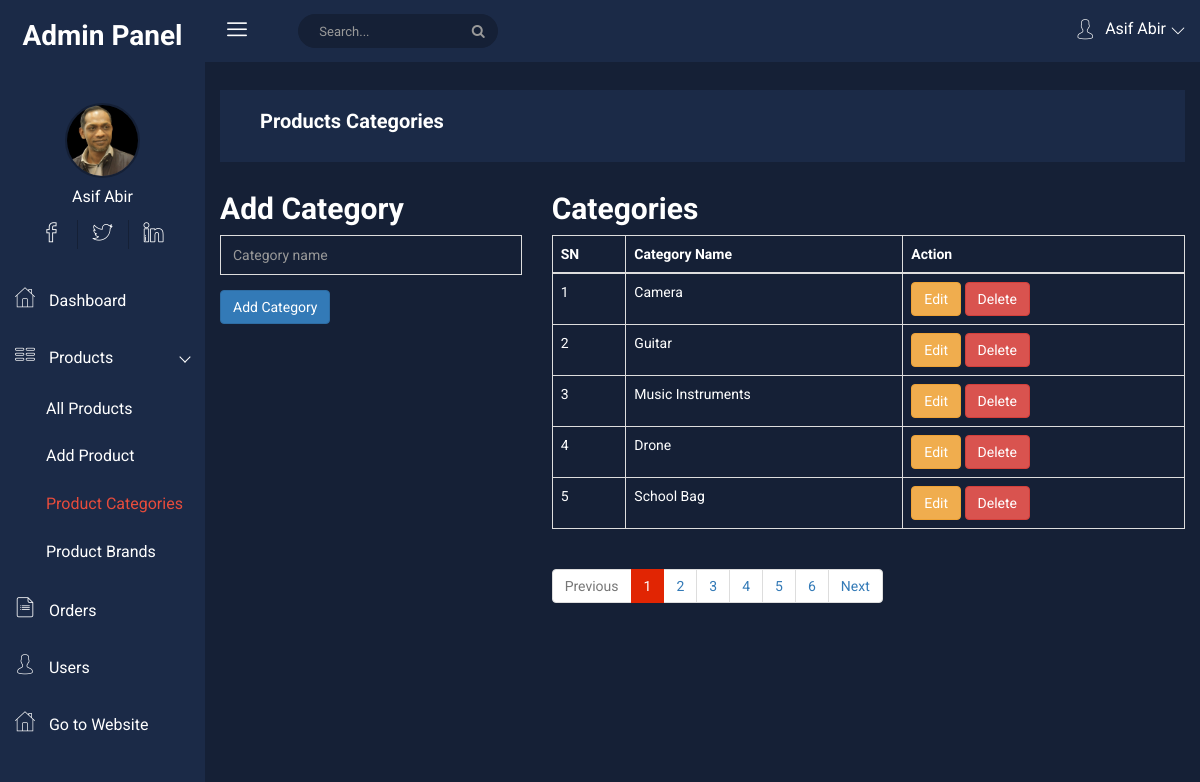
The app's page /project/admin/products-categories.php?page=1 (signed in) with its own data.
### tables this page shows
CREATE TABLE `categories` (
  `id` int(11) NOT NULL,
  `name` varchar(255) NOT NULL
);

### project/admin/products-categories.php (the view, shortened to what this page needs)
<?php
require_once "./header.php";
$pageNumber = isset($_GET['page']) ? $_GET['page'] : null;
?>
<?php require_once "./sidebar.php" ?>
<div class="all-content-wrapper" style="color: white;">
    <div class="container-fluid">
        <div class="row">
            <div class="col-lg-12 col-md-12 col-sm-12 col-xs-12">
                <div class="logo-pro">
                    <a href="index.html"><img class="main-logo" src="img/logo/logo.png" alt="" /></a>
                </div>
            </div>
        </div>
    </div>
    <?php
    require_once "./top-header.php";
    ?>
    <div class="container-fluid">
        <?php if (!isset($_GET['editId']) && !isset($_GET['deleteId'])) { ?>
            <div class="row">
                <div class="col-md-4">
                    <h2 class="">Add Category</h2>
                    <form action="" method="post">
                        <div class="form-group-inner">
                            <input type="text" class="form-control" id="category" name="category" placeholder="Category name">
                        </div>
                        <button type="submit" class="btn btn-primary" name="addCat">Add Category</button>
                    </form>
                </div>
                <div class="col-md-8">
                    <h2 class="">Categories</h2>
                    <table class="table table-bordered">
                        <thead>
                            <tr>
                                <th>SN</th>
                                <th>Category Name</th>
                                <th>Action</th>
                            </tr>
                        </thead>
                        <tbody>
                            <?php
                            $limit = 5;
                            $offset = ($pageNumber - 1) * $limit;
                            $sql = "SELECT * FROM categories";
                            $selectAll = $conn->query($sql);
                            $totalPages = ceil($selectAll->num_rows / $limit);
                            $sql = "SELECT * FROM categories ORDER BY `id` DESC LIMIT $offset, $limit";
                            $result = $conn->query($sql);
                            $sn = $offset + 1;
                            if ($result->num_rows > 0) {
                                while ($row = $result->fetch_assoc()) {
                            ?>
                                    <tr>
                                        <td><?= $sn++ ?></td>
                                        <td><?php echo $row['name'] ?></td>
                                        <td>
                                            <a href="./products-categories.php?page=<?= $pageNumber ?>&editId=<?= $row['id'] ?>" class="btn btn-warning">Edit</a>
                                            <a href="./products-categories.php?page=<?= $pageNumber ?>&deleteId=<?= $row['id'] ?>" class="btn btn-danger">Delete</a>
                                        </td>
                                    </tr>
                            <?php
                                }
                            }
                            ?>
                        </tbody>
                    </table>
                    <nav aria-label="Page navigation example">
                        <ul class="pagination">
                            <li class="page-item <?= $pageNumber != 1 ? null : "disabled" ?>"><a class="page-link" href="./products-categories.php?page=<?= $pageNumber != 1 ? $pageNumber - 1 : 1 ?>">Previous</a></li>
                            <?php for ($i = 1; $i <= $totalPages; $i++) { ?>
                                <li class="page-item <?= $i == $pageNumber ? "active" : null ?>"><a class="page-link" href="./products-categories.php?page=<?= $i; ?>"><?= $i ?></a></li>
                            <?php } ?>
                            <li class="page-item <?= $pageNumber != $totalPages ? null : "disabled" ?>"><a class="page-link" href="./products-categories.php?page=<?= $pageNumber != $totalPages ? $pageNumber + 1 : $totalPages ?>">Next</a></li>
                        </ul>
                    </nav>
                </div>
            </div>
        <?php } ?>
    </div>
</div>
<?php require_once "./footer.php" ?>

### project/admin/css/main.css (style rules this page uses)
html { color: #222; font-size: 1em; line-height: 1.4; }
input[type="text"], input[type="password"], textarea { color: #fff !important; }

### records on screen
categories: name "Camera"
categories: name "Guitar"
categories: name "Music Instruments"
categories: name "Drone"
categories: name "School Bag"

### other values on screen
$_SESSION['user']['name'] "Asif Abir"
$breadcomb "Products Categories"
